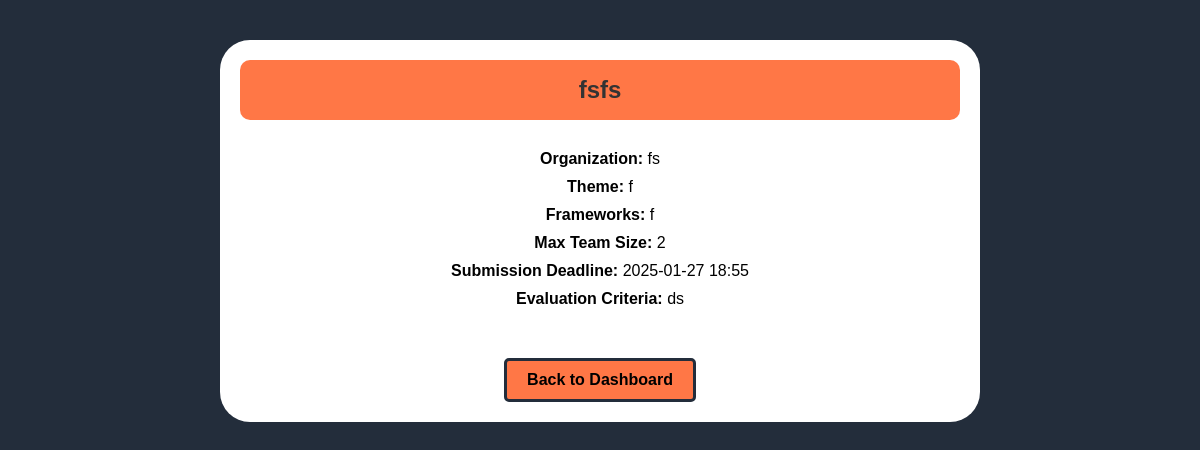
/host/event/4/, run on the app's committed database.
### host/models.py (models this page shows, shortened)
class GroupEvent(models.Model):
    hackathon_name = models.CharField(max_length=200)
    organization = models.CharField(max_length=200)
    theme = models.CharField(max_length=200)
    frameworks = models.CharField(max_length=300)
    max_team_size = models.IntegerField()
    last_submission_datetime = models.DateTimeField()
    evaluation_criteria = models.TextField()
    created_by = models.ForeignKey(settings.AUTH_USER_MODEL, on_delete=models.CASCADE, related_name="group_events")
    entry_fee = models.DecimalField(max_digits=10, decimal_places=2, default=0.00)

### host/views.py (the view)
# urls.py: path('event/<int:event_id>/', views.view_event, name='view_event'),
def view_event(request, event_id):
    event = get_object_or_404(GroupEvent, id=event_id)
    return render(request, 'host/view_event.html', {'event': event})

### templates/host/view_event.html (shortened to what this page needs)
{% load static %}
<!DOCTYPE html>
<html lang="en">
<head>
</head>
<body>
    <div class="container">
        <div class="hackathon_name">
            {{ event.hackathon_name }}
        </div>
        <div class="details">
            <p><strong>Organization:</strong> {{ event.organization }}</p>
            <p><strong>Theme:</strong> {{ event.theme }}</p>
            <p><strong>Frameworks:</strong> {{ event.frameworks }}</p>
            <p><strong>Max Team Size:</strong> {{ event.max_team_size }}</p>
            <p><strong>Submission Deadline:</strong> {{ event.last_submission_datetime|date:"Y-m-d H:i" }}</p>
            <p><strong>Evaluation Criteria:</strong> {{ event.evaluation_criteria }}</p>
        </div>
        <a href="{% url 'host:host_dashboard' %}" class="btn-like">Back to Dashboard</a>
    </div>
</body>
</html>

### templates/host/view_event.html (style rules this page uses)
body { background-color: #232d3b; display: flex; flex-direction: column; align-items: center; height: 100vh; margin: 0; color: white; font-family: Arial, Helvetica, sans-serif; }
.container { background-color: white; padding: 20px; border-radius: 30px; width: 60%; margin-top: 40px; text-align: center; color: black; }
.hackathon_name { background-color: rgb(255, 119, 70); padding: 16px; text-align: center; font-weight: bold; font-size: 1.5rem; color: #333; border-radius: 10px; }
.details { padding: 20px; }
.details p { font-size: 16px; margin: 10px 0; }
.btn-like { display: inline-block; padding: 10px 20px; font-size: 16px; font-weight: bold; text-align: center; text-decoration: none; transition: background-color 0.3s, color 0.3s, transform 0.2s ease; background-color: rgb(255, 119, 70); border-radius: 5px; color: black; border: solid #232d3b; margin-top: 20px; }

### data on the page
GroupEvent: hackathon_name "fsfs", organization "fs", theme "f", frameworks "f", max_team_size "2", last_submission_datetime "2025-01-27 18:55", evaluation_criteria "ds"
